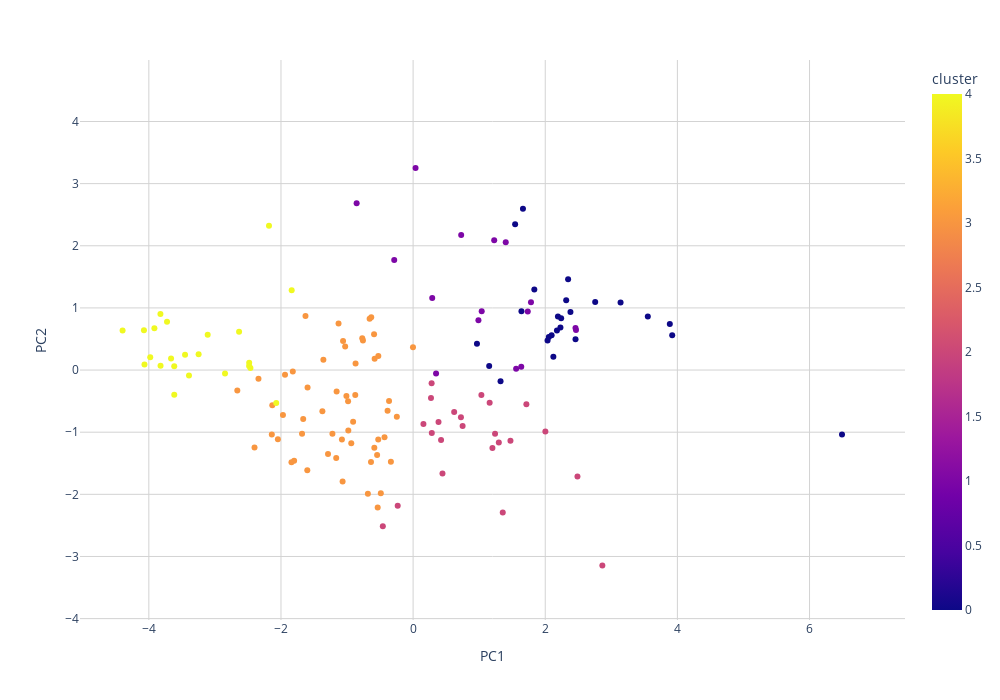

The code cell stored with this chart in its notebook:
### Code cell
#Slider for year selection
year_slider = widgets.IntSlider(value=2019, min=cluster_data['year'].min(), max=cluster_data['year'].max(), step=1, description='Year:')
ignore_year_checkbox = widgets.Checkbox(value=False, description='Ignore Year Filter', disabled=False)

#Dropdown for selecting x and y axis variables
variables = plotting_variables 
x_axis_dropdown = widgets.Dropdown(options=variables, value='PC1', description='X Axis:')
y_axis_dropdown = widgets.Dropdown(options=variables, value='PC2', description='Y Axis:')

#Display the interactive widgets
interact(interactive_plot_scatter1, year=year_slider, x_axis=x_axis_dropdown, y_axis=y_axis_dropdown, ignore_year=ignore_year_checkbox)

### Figure 1 — Plotly figure (JSON) as saved in the notebook; plotly's stock layout.template omitted (floating-point values rounded to 4 significant figures; data arrays with more than 128 entries replaced by an {"elided": "..."} marker saying what was removed)
{"data": [{"hovertemplate": "<b>%{hovertext}</b><br><br>PC1=%{x}<br>PC2=%{y}<br>cluster=%{marker.color}<extra></extra>", "hovertext": {"elided": "141 str values"}, "legendgroup": "", "marker": {"color": {"elided": "141 int values"}, "coloraxis": "coloraxis", "symbol": "circle"}, "mode": "markers", "name": "", "orientation": "v", "showlegend": false, "type": "scatter", "x": {"elided": "141 float values"}, "xaxis": "x", "y": {"elided": "141 float values"}, "yaxis": "y"}], "layout": {"coloraxis": {"colorbar": {"title": {"text": "cluster"}}, "colorscale": [[0, "#0d0887"], [0.1111, "#46039f"], [0.2222, "#7201a8"], [0.3333, "#9c179e"], [0.4444, "#bd3786"], [0.5556, "#d8576b"], [0.6667, "#ed7953"], [0.7778, "#fb9f3a"], [0.8889, "#fdca26"], [1, "#f0f921"]]}, "height": 700, "legend": {"orientation": "h", "tracegroupgap": 0, "x": 0.5, "xanchor": "center", "y": -0.15, "yanchor": "bottom"}, "margin": {"t": 60}, "plot_bgcolor": "white", "width": 1000, "xaxis": {"anchor": "y", "domain": [0, 1], "gridcolor": "LightGrey", "range": [-5.042, 7.445], "showgrid": true, "title": {"text": "PC1"}, "zeroline": true, "zerolinecolor": "LightGrey", "zerolinewidth": 1}, "yaxis": {"anchor": "x", "domain": [0, 1], "gridcolor": "LightGrey", "range": [-4.022, 4.99], "showgrid": true, "title": {"text": "PC2"}, "zeroline": true, "zerolinecolor": "LightGrey", "zerolinewidth": 1}}}
